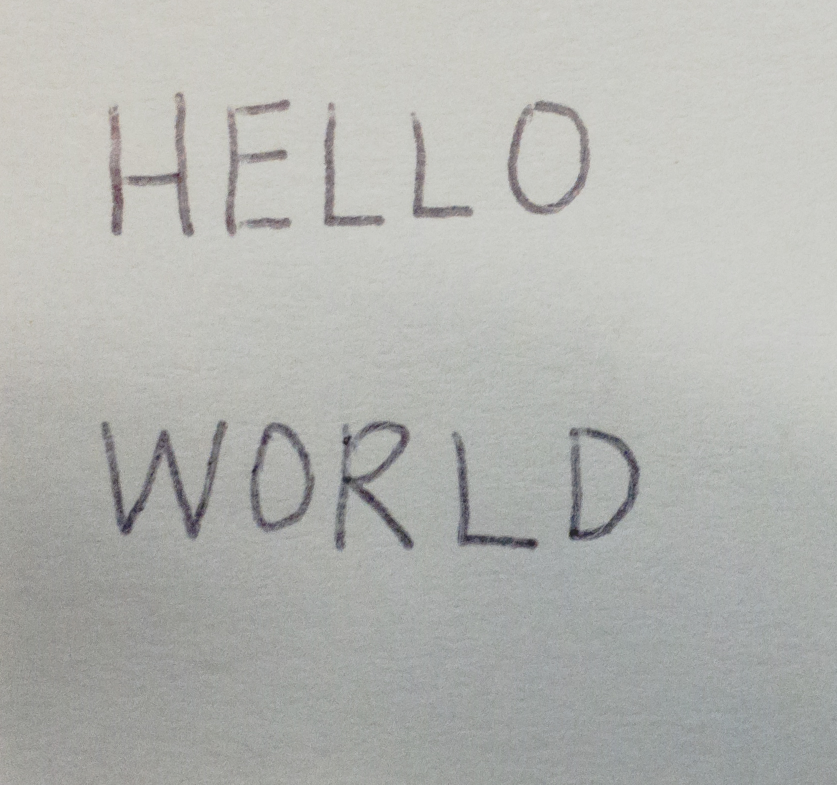
#> input picture CharacterRecognition/HELLOWORLD.jpg, 1673 x 1569 px, found by its file name (shown at 1/2 size)
$ python bbox.py   (Python 2 division)   (older library calls are emulated)
#> lines starting #> are read from the running program, lines starting #| are printed output that depends on the picture; after the words box and inside, x2 and y2 are one past the last pixel; in counts of white or black regions, pixels touching at a corner belong together
'''
Function to draw red colour bounding box around character blobs.
1 parameter. Takes in image file path.
Restrictions to fix:
! Does not consider the moment of characters.
! Does not denoise background of image.
! Assumes uniform background color and lighting.
~ Line 43: figure size is hard coded. May not be optimal.
~ Line 47: character blob size paramenters is hard coded. Can be optimized.
'''

# Import necessary functions from scikit-image library
from skimage.io import imread, imshow, show
from skimage.transform import resize
from skimage.morphology import square, closing
from skimage.color import rgb2gray
from skimage.measure import label, regionprops
from skimage.segmentation import clear_border
import matplotlib.pyplot as plt
import matplotlib.patches as mpatches
from skimage.filters import threshold_otsu
from skimage.filters import threshold_adaptive
from matplotlib.cm import binary
from skimage import restoration
from skimage.segmentation import slic
import numpy as np
import math
from skimage.util import invert
from skimage import measure

def drawBBOX(filename='/Users/ishachirimar/noteshrink/HELLOWORLD.jpg'):
    # Read in image, resize, and convert to greyscale
    im = imread(filename) #reading in the image, converts into array
#> im is the input picture: shape (1569, 1673, 3); mean R, G, B 179.9, 180.8, 177.1
    imshow(im)
    im = resize(im, (500,500)) #resizes array to desired size
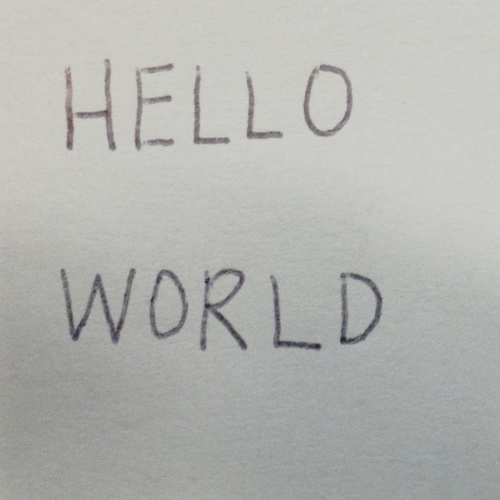
#> im: shape (500, 500, 3) float64; mean R, G, B 0.705, 0.709, 0.695
    imshow(im)

    im = rgb2gray(im) #covnerts 0-255 values to 0-1
#> im: shape (500, 500) float64

    # Binarize image to black and white (black background with white blobs)
    thresh = threshold_otsu(im) #chooses optimal # for picture to threshold
#> thresh = 0.703

    bw = im < thresh #takes any value below threshold and makes it white
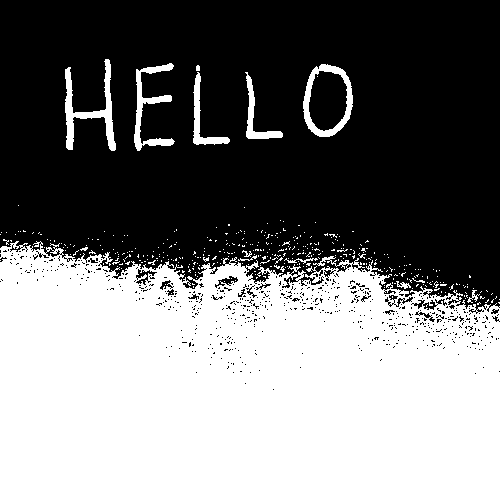
#> bw: shape (500, 500) bool; 46.9% white; 392 white regions (379 under 20 px), largest, box (x1, y1, x2, y2) and area: (0, 241, 500, 500) 111237, (65, 59, 116, 151) 1330, (303, 64, 353, 137) 1081
    # Morphological closing on binary image to fill in gaps (puts ones in place of 0 where hole exists)
    im_close = closing(bw, square(4))
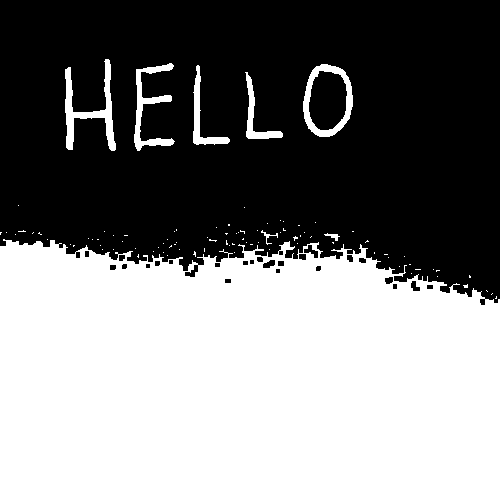
#> im_close: shape (500, 500) bool; 49.5% white; 94 white regions (86 under 20 px), largest, box (x1, y1, x2, y2) and area: (0, 239, 500, 500) 118609, (65, 59, 116, 151) 1367, (303, 64, 353, 137) 1109
    imshow(im_close)
    # Label connected regions in the image array
    label_img = label(im_close, neighbors=8, background=0, return_num=False, connectivity=2) #recognizes a region (letter), colors
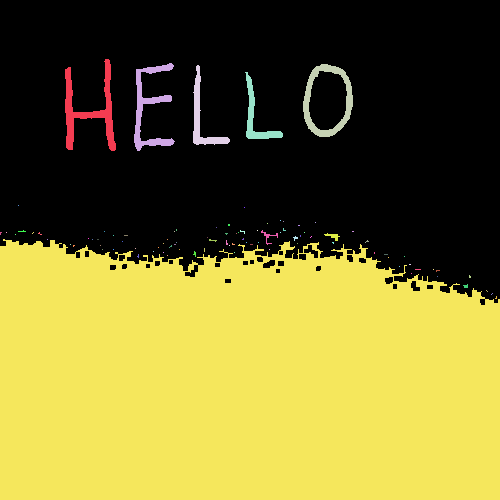
#> label_img: shape (500, 500) int32; 95 distinct labels, from 0 to 94; one colour per label, 0 black
   #clear objects connected to the label image border
    clean_border = clear_border(label_img)
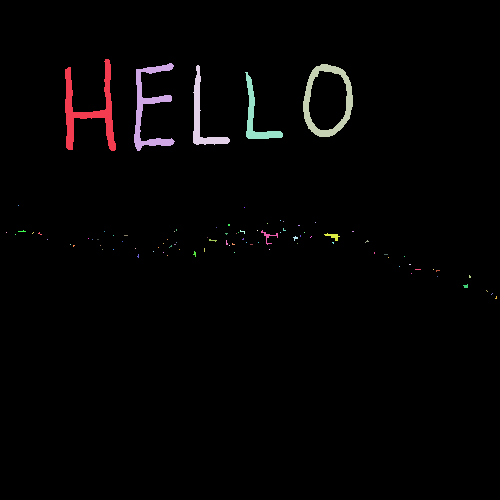
#> clean_border: shape (500, 500) int32; 93 distinct labels, from 0 to 94; one colour per label, 0 black
#> (the run stopped early here; a loop or call above may not have finished)
